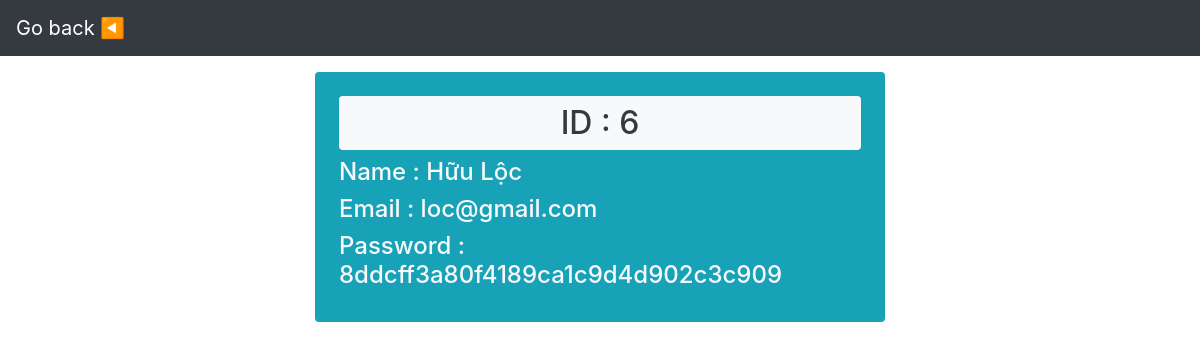
Page /admin/details.php?details=6 (signed in) on the committed database.
### tables this page shows
CREATE TABLE `users` (
  `id` int(11) NOT NULL,
  `username` varchar(255) NOT NULL,
  `email` varchar(255) NOT NULL,
  `password` varchar(255) NOT NULL
);

### admin/action.php (called while the page is built, shortened)
<?php
	include 'config.php';
	mysqli_set_charset($conn,'utf8mb4');
	if(isset($_GET['details'])){
		$id=$_GET['details'];
		$query="SELECT * FROM users WHERE id=?";
		$stmt=$conn->prepare($query);
		$stmt->bind_param("i",$id);
		$stmt->execute();
		$result=$stmt->get_result();
		$row=$result->fetch_assoc();
		$vid=$row['id'];
		$vname=$row['username'];
		$vemail=$row['email'];
		$vpassword=$row['password'];
	}
?>

### admin/details.php (the view, shortened to what this page needs)
<?php
  include 'action.php';
?>
<!DOCTYPE html>
<html lang="en">
<head>
  <link rel="stylesheet" href="https://maxcdn.bootstrapcdn.com/bootstrap/4.1.3/css/bootstrap.min.css">
</head>
<body>
  <nav class="navbar navbar-expand-md bg-dark navbar-dark">
    <a class="navbar-brand" href="javascript:window.history.back(-1);">Go back ◀️</a>
  </nav>
  <div class="container">
    <div class="row justify-content-center">
      <div class="col-md-6 mt-3 bg-info p-4 rounded">
        <h2 class="bg-light p-2 rounded text-center text-dark">ID : <?= $vid; ?></h2>
        <h4 class="text-light">Name : <?= $vname; ?></h4>
        <h4 class="text-light">Email : <?= $vemail; ?></h4>
        <h4 class="text-light">Password : <?= $vpassword; ?></h4>
      </div>
    </div>
  </div>
</body>
</html>

### rows in the picture
users: id "6", username "Hữu Lộc", email "loc@gmail.com", password "8ddcff3a80f4189ca1c9d4d902c3c909"
